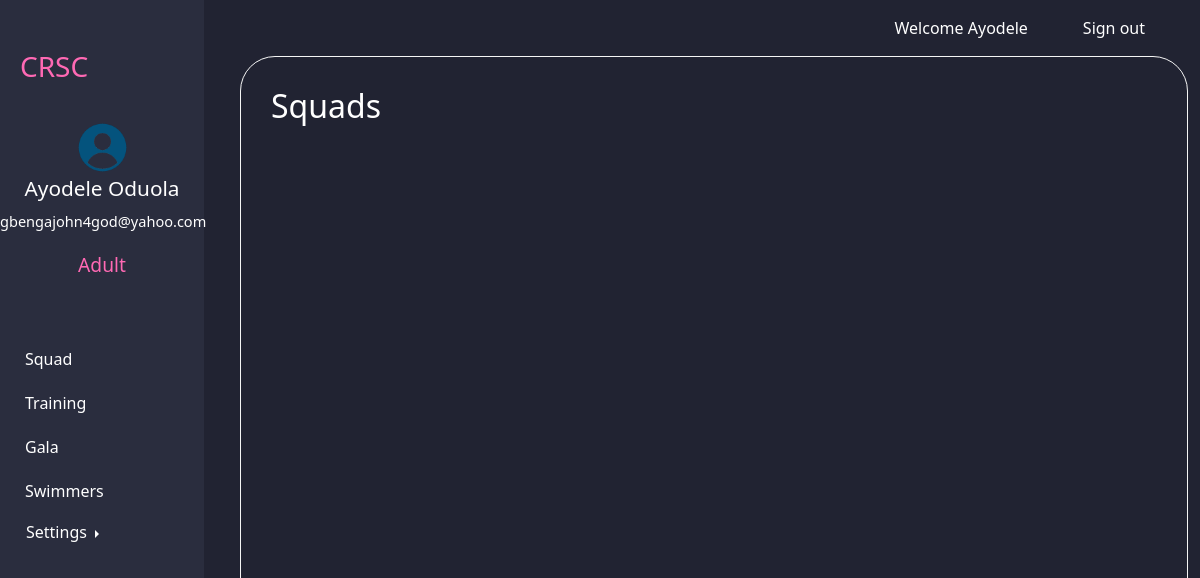
The app's page /template.php (signed in) with its own data.
### tables this page shows
CREATE TABLE `Users` (
  `id` int(10) UNSIGNED NOT NULL,
  `firstName` text NOT NULL,
  `lastName` text NOT NULL,
  `email` text NOT NULL,
  `password` text NOT NULL,
  `address` text NOT NULL,
  `postCode` varchar(7) NOT NULL,
  `d_o_b` date NOT NULL,
  `age` int(10) UNSIGNED NOT NULL,
  `gender` varchar(20) NOT NULL,
  `roleID` int(10) UNSIGNED NOT NULL,
  `squadID` int(11) UNSIGNED DEFAULT NULL
);

CREATE TABLE `Role` (
  `id` int(10) UNSIGNED NOT NULL,
  `Name` text NOT NULL
);

### template.php (the view, shortened to what this page needs)
<?php
include "connect.php";
if (isset($_SESSION["email"])) {
    $loginemail = $_SESSION['email'];
    $query = "SELECT Users.firstName, Users.lastName, Users.email, Role.Name as Role FROM `Users` inner join Role ON Users.roleID = Role.id WHERE Users.email= '$loginemail';";
    $row = mysqli_query($link, $query);
    $result = mysqli_fetch_array($row);
    $role = $result["Role"];
    $firstname = $result["firstName"];
    $lastname = $result["lastName"];
}
?>
<!DOCTYPE html>
<html lang="en">
<head>
    <link href="https://cdn.jsdelivr.net/npm/bootstrap@5.3.0-alpha2/dist/css/bootstrap.min.css" rel="stylesheet">
    <link rel="stylesheet" href="./main.css">
    <link rel="stylesheet" href="https://cdnjs.cloudflare.com/ajax/libs/font-awesome/6.1.1/css/all.min.css" />
</head>
<body>
    <nav class="nav-options">
        <a>Welcome
            <?= $firstname ?>
        </a>
        <a href="signin.php">Sign out</a>
    </nav>
    <?php include "sidebar.php" ?>
    <section class="panel">
        <h2>Squads</h2>
    </section>
                                  </body>
</html>

### sidebar.php (shortened to what this page needs)
<?php $currentPath = $_SERVER['REQUEST_URI'];
 ?>
<aside class="sidebar">
  <div class="sidebarlogo"><a href="index.php">
      <h3 >CRSC</h3>
  </div></a>
  <div class="userimgdiv text-center">
    <a href="" class="text-center"><img src="images/user.png" alt="user" id="userimg"></a>
    <p class="text-center" style="font-size: 130%;">
      <?= $firstname . " " . $lastname  ?> <br>
      <span class="text-center" style="font-size: 70%;">
        <?= $loginemail ?>
      </span>
    </p>
    <p class="text-center" style="font-size: 120%; color: hotpink">
      <?= $role ?>
    </p>
  </div>
  <div class="sidebaroptions">
    <ul>
      <a href="squads.php" class="<?php if (strpos($currentPath, 'squads')) echo "active-link" ?>">
        <li>Squad</li>
      </a>
      <a href="training.php" class="<?php if (strpos($currentPath, 'training')) echo "active-link" ?>">
        <li>Training</li>
      </a>
      <a href="galaevents.php" class="<?php if (strpos($currentPath, 'gala')) echo "active-link" ?>">
        <li>Gala</li>
      </a>
      <a href="allswimmers.php" class="<?php if (strpos($currentPath, 'allswimmers')) echo "active-link" ?>">
        <li>Swimmers</li>
      </a>
      <div class="btn-group dropend">
        <a class="btn  dropdown-toggle" href="#" role="button" id="dropdownMenuLink" data-bs-toggle="dropdown" aria-expanded="false"
        class="<?php if(strpos($currentPath, 'profile') || strpos($currentPath, 'security')||strpos($currentPath, 'ward') ) echo "active-link" ?>">
          Settings
        </a>
      </div>
    </ul>
  </div>
</aside>

### main.css (style rules this page uses)
.sidebar { background-color: #2A2D3E; border-top: none; width: 17%; height: 100vh; display: flex; flex-direction: column; position: fixed; z-index: 5; top:0 }
#userimg { width: 25%; margin-top: 30px; }
body { padding: 0; margin: 0; background-color: #212332; color: white; }
.sidebarlogo { display: flex; justify-content: flex-start; padding-left: 20px; margin-top: 50px; }
.sidebar h3 { color: hotpink; }
.sidebaroptions ul { list-style-type: none; padding: 0px; width: 100%; margin: 0; }
.sidebaroptions li { padding: 10px 0 10px 25px; width: 100%; }
.sidebar a { text-decoration: none; color: white; }
.sidebaroptions { margin-top: 20%; width: 100%; }
.dropend { margin-left: 13px; }
.nav-options { background: transparent; height: 7vh; z-index: 1; display: flex; justify-content: flex-end; align-items: center; }
.nav-options a { margin-right: 55px; }
nav a { text-decoration: none; color:white; }
.panel { width: 79%; height: 92vh; border: 1px solid whitesmoke; border-radius: 35px; margin-left: 20%; padding: 30px; overflow:auto; }

### records on screen
users: firstName "Ayodele", lastName "Oduola", roleID.Name "Adult"

### other values on screen
$loginemail "gbengajohn4god@yahoo.com"
